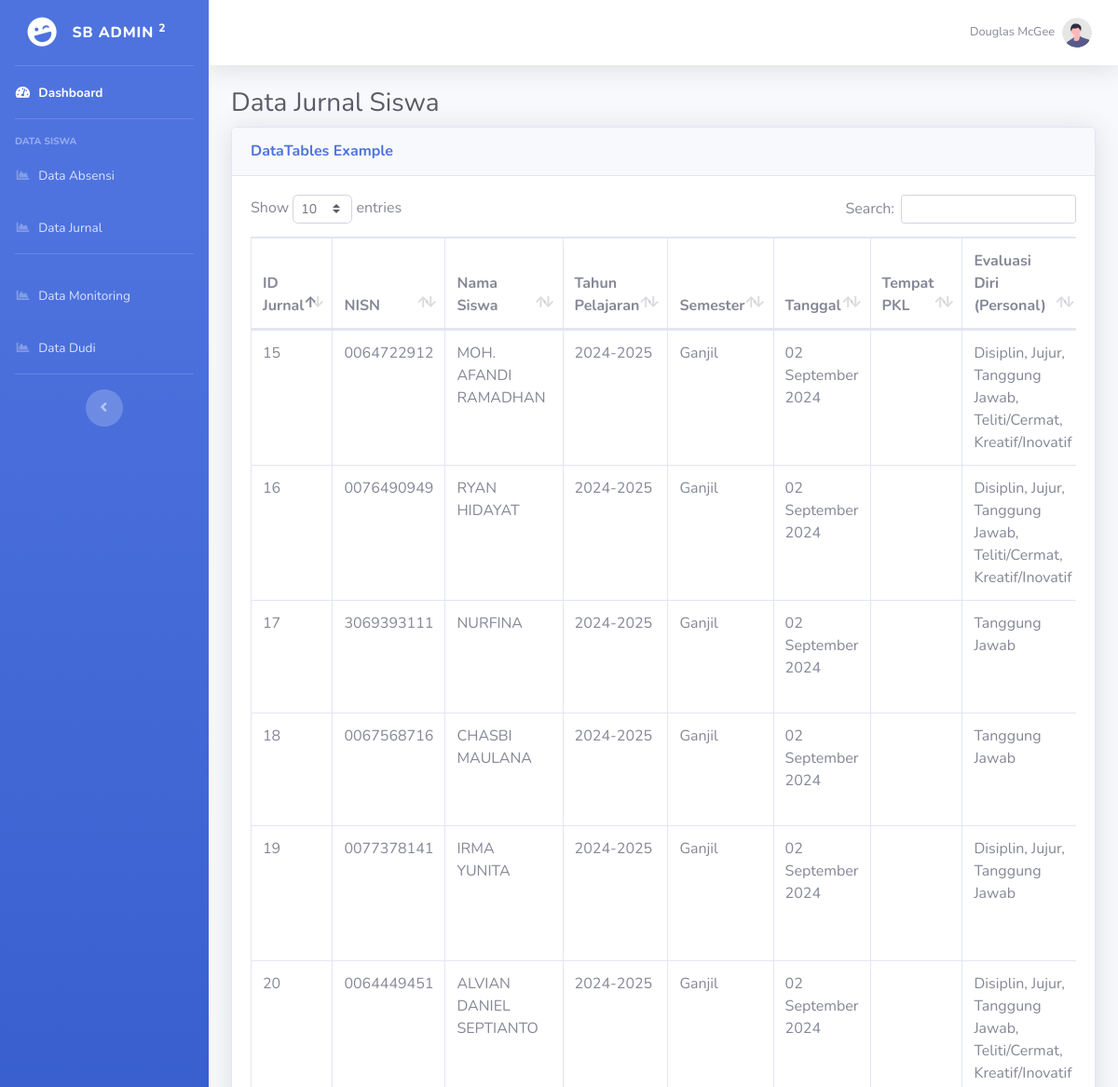
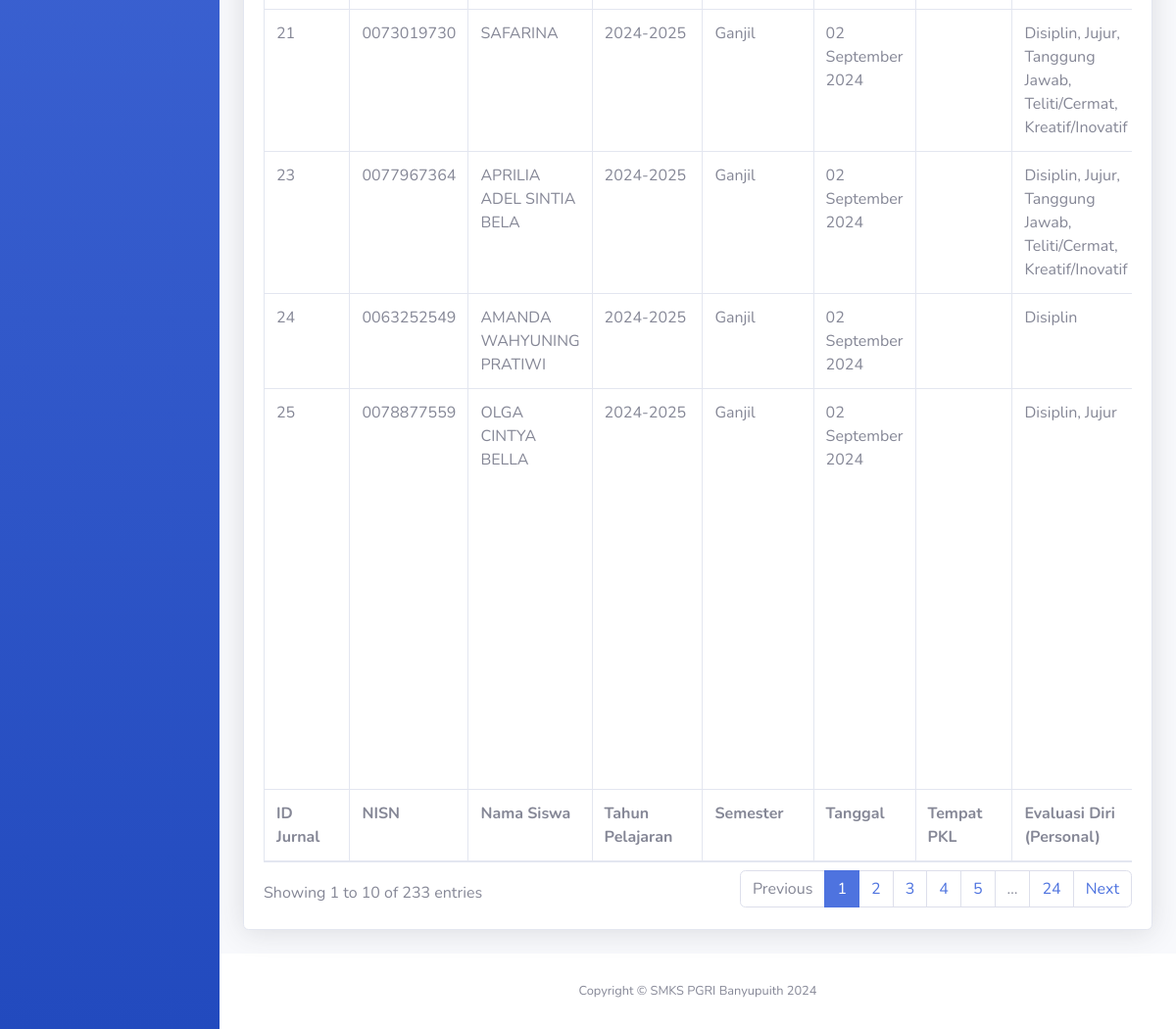
/admin/datajurnal.php (signed in), run on the app's committed database (2 pictures, top to bottom).
### tables this page shows
CREATE TABLE `tb_jurnal` (
  `id_jurnal` varchar(15) NOT NULL,
  `nisn` varchar(12) NOT NULL,
  `nama_siswa` varchar(100) NOT NULL,
  `tahun_pelajaran` varchar(25) NOT NULL,
  `semester` varchar(25) NOT NULL,
  `tanggal` varchar(25) NOT NULL,
  `evadir_personal` varchar(200) NOT NULL,
  `evadir_sosial` varchar(200) NOT NULL,
  `foto_kegiatan` varchar(200) NOT NULL,
  `deskripsi_kegiatan` text NOT NULL,
  `lokasi` varchar(70) NOT NULL,
  `id_guru` varchar(25) NOT NULL,
  `id_dudi` varchar(100) NOT NULL
);

### admin/datajurnal.php (the view, shortened to what this page needs)
<?php
include '../koneksi.php';
function formatTanggalIndonesia($tanggal)
{
    $bulan = array(
        1 => 'Januari',
        2 => 'Februari',
        3 => 'Maret',
        4 => 'April',
        5 => 'Mei',
        6 => 'Juni',
        7 => 'Juli',
        8 => 'Agustus',
        9 => 'September',
        10 => 'Oktober',
        11 => 'November',
        12 => 'Desember'
    );
    $splitTanggal = explode('-', $tanggal);
    $tahun = $splitTanggal[0];
    $bulan = $bulan[(int)$splitTanggal[1]];
    $hari = $splitTanggal[2];
    return $hari . ' ' . $bulan . ' ' . $tahun;
}
$result = $koneksi->query("SELECT * FROM tb_jurnal");
?>
<!DOCTYPE html>
<html lang="en">
<head>
    <link href="../dist/vendor/fontawesome-free/css/all.min.css" rel="stylesheet" type="text/css">
    <link href="../dist/css/sb-admin-2.min.css" rel="stylesheet">
    <link href="../dist/vendor/datatables/dataTables.bootstrap4.min.css" rel="stylesheet">
</head>
<body id="page-top">
    <div id="wrapper">
        <ul class="navbar-nav bg-gradient-primary sidebar sidebar-dark accordion" id="accordionSidebar">
            <a class="sidebar-brand d-flex align-items-center justify-content-center" href="dashboard.php">
                <div class="sidebar-brand-icon rotate-n-15">
                    <i class="fas fa-laugh-wink"></i>
                </div>
                <div class="sidebar-brand-text mx-3">SB Admin <sup>2</sup></div>
            </a>
            <hr class="sidebar-divider my-0">
            <li class="nav-item active">
                <a class="nav-link" href="dashboard.php">
                    <i class="fas fa-fw fa-tachometer-alt"></i>
                    <span>Dashboard</span></a>
            </li>
            <hr class="sidebar-divider">
            <div class="sidebar-heading">
                Data Siswa
            </div>
            <li class="nav-item">
                <a class="nav-link" href="dataabsensi.php">
                    <i class="fas fa-fw fa-chart-area"></i>
                    <span>Data Absensi</span></a>
            </li>
            <li class="nav-item">
                <a class="nav-link" href="datajurnal.php">
                    <i class="fas fa-fw fa-chart-area"></i>
                    <span>Data Jurnal</span></a>
            </li>
            <hr class="sidebar-divider">
            <li class="nav-item">
                <a class="nav-link" href="datamonitoring.php">
                    <i class="fas fa-fw fa-chart-area"></i>
                    <span>Data Monitoring</span></a>
            </li>
            <li class="nav-item">
                <a class="nav-link" href="datadudi.php">
                    <i class="fas fa-fw fa-chart-area"></i>
                    <span>Data Dudi</span></a>
            </li>
            <hr class="sidebar-divider d-none d-md-block">
            <div class="text-center d-none d-md-inline">
                <button class="rounded-circle border-0" id="sidebarToggle"></button>
            </div>
        </ul>
        <div id="content-wrapper" class="d-flex flex-column">
            <div id="content">
                <nav class="navbar navbar-expand navbar-light bg-white topbar mb-4 static-top shadow">
                    <ul class="navbar-nav ml-auto">
                        <li class="nav-item dropdown no-arrow">
                            <a class="nav-link dropdown-toggle" href="#" id="userDropdown" role="button"
                                data-toggle="dropdown" aria-haspopup="true" aria-expanded="false">
                                <span class="mr-2 d-none d-lg-inline text-gray-600 small">Douglas McGee</span>
                                <img class="img-profile rounded-circle"
                                    src="../dist/img/undraw_profile.svg">
                            </a>
                        </li>
                    </ul>
                </nav>
                <div class="container-fluid">
                    <h1 class="h3 mb-2 text-gray-800">Data Jurnal Siswa</h1>
                    <div class="card shadow mb-4">
                        <div class="card-header py-3">
                            <h6 class="m-0 font-weight-bold text-primary">DataTables Example</h6>
                        </div>
                        <div class="card-body">
                            <div class="table-responsive">
                                <table class="table table-bordered" id="dataTable" width="100%" cellspacing="0">
                                    <thead>
                                        <tr>
                                            <th>ID Jurnal</th>
                                            <th>NISN</th>
                                            <th>Nama Siswa</th>
                                            <th>Tahun Pelajaran</th>
                                            <th>Semester</th>
                                            <th>Tanggal</th>
                                            <th>Tempat PKL</th>
                                            <th>Evaluasi Diri (Personal)</th>
                                        </tr>
                                    </thead>
                                    <tfoot>
                                        <tr>
                                            <th>ID Jurnal</th>
                                            <th>NISN</th>
                                            <th>Nama Siswa</th>
                                            <th>Tahun Pelajaran</th>
                                            <th>Semester</th>
                                            <th>Tanggal</th>
                                            <th>Tempat PKL</th>
                                            <th>Evaluasi Diri (Personal)</th>
                                        </tr>
                                    </tfoot>
                                    <tbody>
                                        <?php while ($row = mysqli_fetch_assoc($result)) {
                                        ?>
                                            <tr>
                                                <td><?php echo $row['id_jurnal']; ?></td>
                                                <td><?php echo $row['nisn']; ?></td>
                                                <td><?php echo $row['nama_siswa']; ?></td>
                                                <td><?php echo $row['tahun_pelajaran']; ?></td>
                                                <td><?php echo $row['semester']; ?></td>
                                                <td><?php echo formatTanggalIndonesia($row['tanggal']); ?></td>
                                                <td><?php echo $row['tempat_pkl']; ?></td>
                                                <td><?php echo $row['evadir_personal']; ?></td>
                                            </tr>
                                        <?php } ?>
                                    </tbody>
                                </table>
                            </div>
                        </div>
                    </div>
                </div>
            </div>
            <footer class="sticky-footer bg-white">
                <div class="container my-auto">
                    <div class="copyright text-center my-auto">
                        <span>Copyright &copy; SMKS PGRI Banyupuith 2024</span>
                    </div>
                </div>
            </footer>
        </div>
    </div>
</body>
</html>

### data on the page
tb_jurnal: id_jurnal "15", nisn "0064722912", nama_siswa "MOH. AFANDI RAMADHAN", tahun_pelajaran "2024-2025", semester "Ganjil", tanggal "02 September 2024", evadir_personal "Disiplin, Jujur, Tanggung Jawab, Teliti/Cermat, Kreatif/Inovatif"
tb_jurnal: id_jurnal "16", nisn "0076490949", nama_siswa "RYAN HIDAYAT", tahun_pelajaran "2024-2025", semester "Ganjil", tanggal "02 September 2024", evadir_personal "Disiplin, Jujur, Tanggung Jawab, Teliti/Cermat, Kreatif/Inovatif"
tb_jurnal: id_jurnal "17", nisn "3069393111", nama_siswa "NURFINA", tahun_pelajaran "2024-2025", semester "Ganjil", tanggal "02 September 2024", evadir_personal "Tanggung Jawab"
tb_jurnal: id_jurnal "18", nisn "0067568716", nama_siswa "CHASBI MAULANA", tahun_pelajaran "2024-2025", semester "Ganjil", tanggal "02 September 2024", evadir_personal "Tanggung Jawab"
tb_jurnal: id_jurnal "19", nisn "0077378141", nama_siswa "IRMA YUNITA", tahun_pelajaran "2024-2025", semester "Ganjil", tanggal "02 September 2024", evadir_personal "Disiplin, Jujur, Tanggung Jawab"
tb_jurnal: id_jurnal "20", nisn "0064449451", nama_siswa "ALVIAN DANIEL SEPTIANTO", tahun_pelajaran "2024-2025", semester "Ganjil", tanggal "02 September 2024", evadir_personal "Disiplin, Jujur, Tanggung Jawab, Teliti/Cermat, Kreatif/Inovatif"
tb_jurnal: id_jurnal "21", nisn "0073019730", nama_siswa "SAFARINA", tahun_pelajaran "2024-2025", semester "Ganjil", tanggal "02 September 2024", evadir_personal "Disiplin, Jujur, Tanggung Jawab, Teliti/Cermat, Kreatif/Inovatif"
tb_jurnal: id_jurnal "23", nisn "0077967364", nama_siswa "APRILIA ADEL SINTIA BELA", tahun_pelajaran "2024-2025", semester "Ganjil", tanggal "02 September 2024", evadir_personal "Disiplin, Jujur, Tanggung Jawab, Teliti/Cermat, Kreatif/Inovatif"
tb_jurnal: id_jurnal "24", nisn "0063252549", nama_siswa "AMANDA WAHYUNING PRATIWI", tahun_pelajaran "2024-2025", semester "Ganjil", tanggal "02 September 2024", evadir_personal "Disiplin"
tb_jurnal: id_jurnal "25", nisn "0078877559", nama_siswa "OLGA CINTYA BELLA", tahun_pelajaran "2024-2025", semester "Ganjil", tanggal "02 September 2024", evadir_personal "Disiplin, Jujur"
